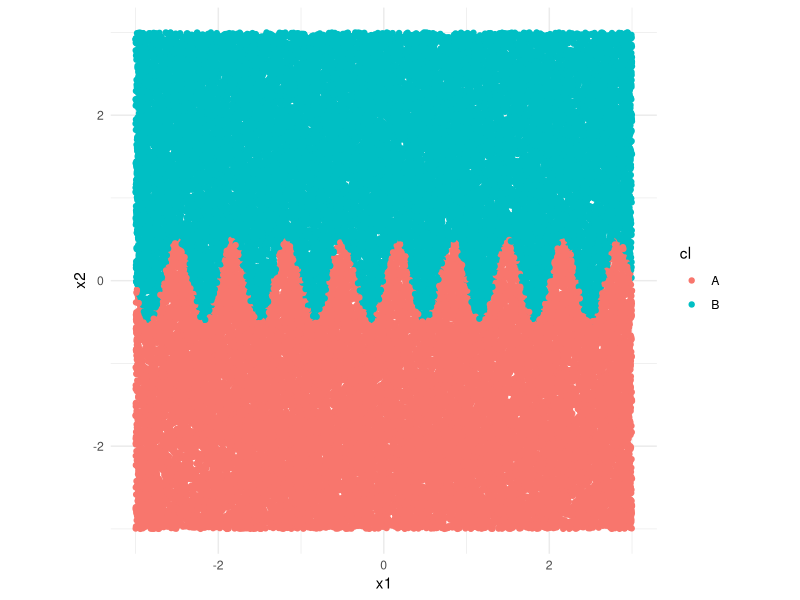
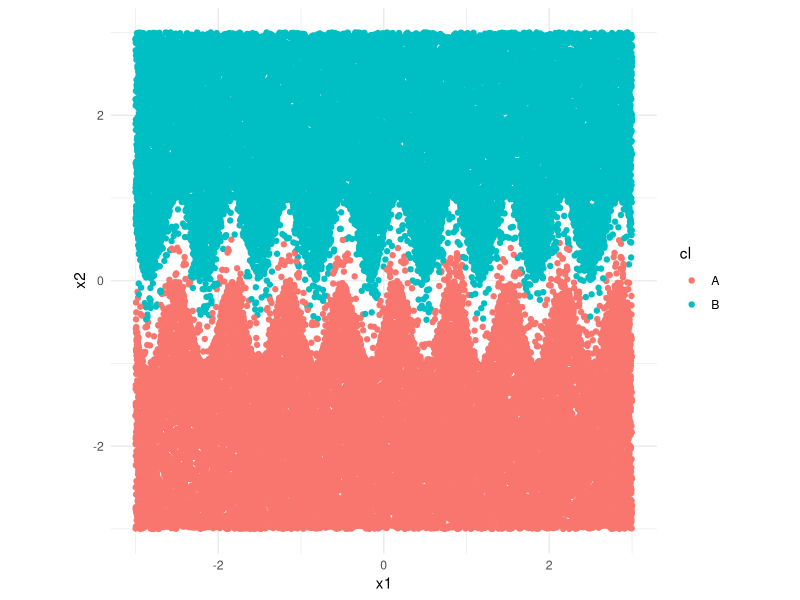
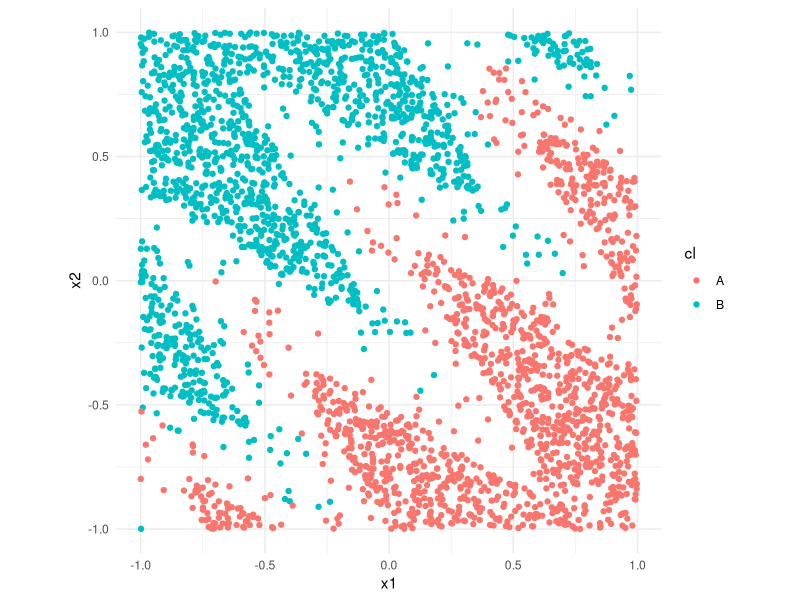

Reproduce these figures in R, in order. (Note: this script raises an error after producing the figures.)
library(tidyverse)
theme_set(theme_minimal())
set.seed(345)

p <- function(d) {
  d |> ggplot(aes(x = x1,y = x2,color = cl)) + geom_point() + coord_equal()
}

rotate_data <- function(data, angle) {
  # Convert the angle from degrees to radians
  theta <- angle * pi / 180
  
  # Create the rotation matrix
  rotation_matrix <- matrix(c(cos(theta), -sin(theta), sin(theta), cos(theta)), nrow = 2)
  
  # Apply the rotation matrix to the dataset
  data <- as.matrix(data)
  center <- colMeans(data)
  centered_data <- apply(data, 2, \(x) x - center)
  rotated_data <- centered_data %*% rotation_matrix
  rotated_data <- apply(rotated_data, 2, \(x) x + center)
  rotated_data <- as_tibble(rotated_data, .name_repair = "unique")
  colnames(rotated_data) <- c("x1", "x2")
  # Return the rotated dataset
  return(rotated_data)
}

x1 <- runif(50000, -3, 3)
x2 <- runif(50000, -3, 3)
sin_x1 <- sin(3*pi*x1)/2
cl <- ifelse(x2 < sin_x1, "A", "B")
# cl <- ifelse(round(abs(x2 - (sin(3*pi*x1)/2))) < 0.75, "A", "B")
dx <- tibble(x1 = x1, x2 = x2, cl)

p(dx)

dx <- rbind(
  dx |> filter(round(abs(x2 - sin_x1)) > 0.75),
  dx |> filter(round(abs(x2 - sin_x1)) <= 0.75) |> slice_sample(prop = 0.1)
)
p(dx)
dx <- rotate_data(dx |> select(x1, x2), 45) |> mutate(cl = dx$cl) |>
  filter(x1 > -1, x1 < 1, x2 > -1, x2 < 1)
p(dx)

write_csv(dx |> select(x = x1, y = x2, class = cl), here::here("data/sawtooth_data.csv"))

